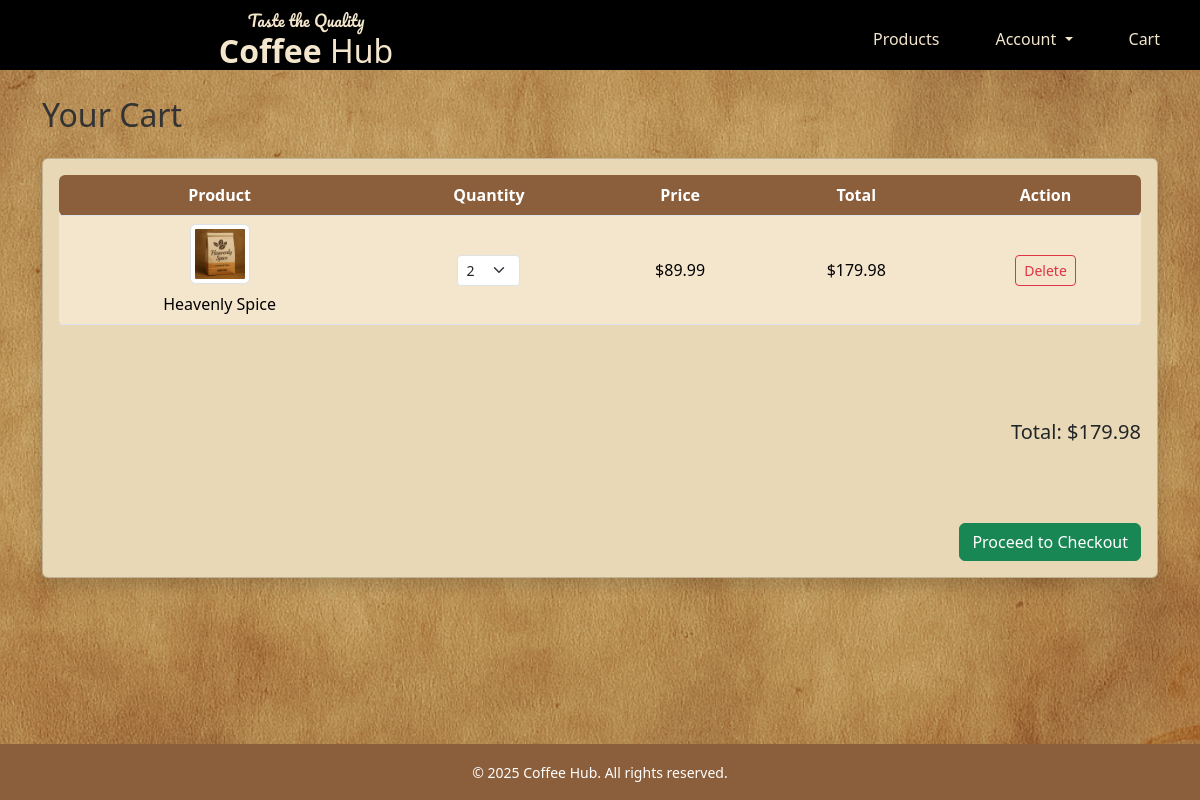
Before: /checkout/cart/ (signed in) with the older database file.
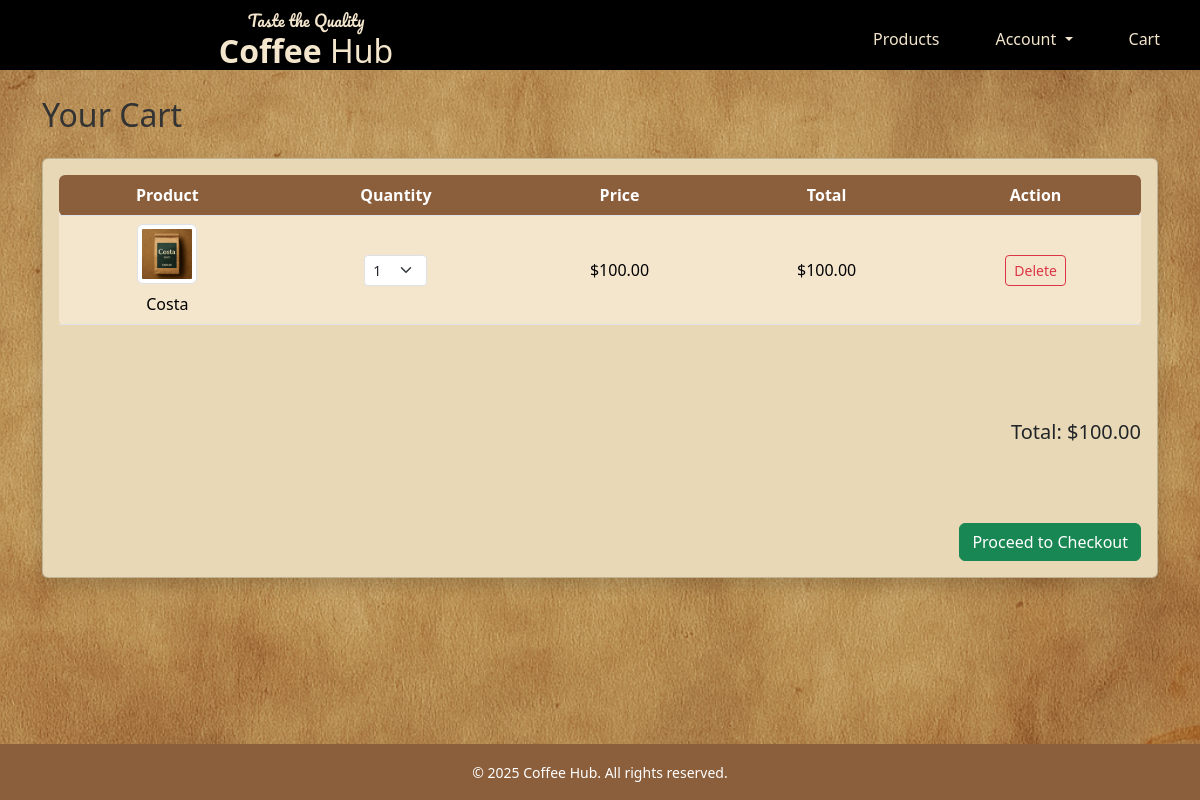
After: the same page with the newer database file.
### checkout/models.py (models this page shows, shortened)
class CartItem(models.Model):
    cart = models.ForeignKey(Cart, related_name='items', on_delete=models.CASCADE)
    product = models.ForeignKey(Product, on_delete=models.CASCADE)
    quantity = models.PositiveIntegerField(default=1)
    def total_price(self):
        return self.product.price * self.quantity

class Cart(models.Model):
    user = models.OneToOneField(settings.AUTH_USER_MODEL, on_delete=models.CASCADE)
    def total_price(self):
        return sum(item.total_price() for item in self.items.all())

### products/models.py (models this page shows, shortened)
class Product(models.Model):
    name = models.CharField(max_length=100)
    description = models.TextField(blank=True)
    price = models.DecimalField(max_digits=6, decimal_places=2)
    image_url = models.URLField(max_length=500)

### checkout/views.py (the view)
# urls.py: path('cart/', views.view_cart, name='view_cart'),
def view_cart(request):
    cart, _ = Cart.objects.get_or_create(user=request.user)
    quantity_range = range(1, 11)
    return render(request, 'checkout/cart.html', {'cart': cart, 'quantity_range': quantity_range})

### checkout/templates/checkout/cart.html (shortened to what this page needs)
{% extends 'base.html' %}
{% load static %}
{% block content %}
<div class="container mt-5 pt-5">
  <h2 class="mb-4">Your Cart</h2>
  {% if cart.items.all %}
    <div class="card shadow p-3">
      <div class="table-responsive">
        <table class="table table-hover align-middle cart-table rounded bg-beige">
          <thead>
            <tr>
              <th scope="col" class="table-beige text-white text-center rounded-start">Product</th>
              <th scope="col" class="table-beige text-white text-center">Quantity</th>
              <th scope="col" class="table-beige text-white text-center">Price</th>
              <th scope="col" class="table-beige text-white text-center">Total</th>
              <th scope="col" class="table-beige text-white text-center rounded-end">Action</th>
            </tr>
          </thead>
          <tbody class="bg-beige">
            {% for item in cart.items.all %}
            <tr>
              <td class="align-middle bg-beige text-center rounded-start">
                <div class="d-flex flex-column align-items-center justify-content-center">
                  <img src="{% static item.product.image_url %}" alt="{{ item.product.name }}" style="height: 60px; width: auto;" class="img-thumbnail mb-2">
                  <span>{{ item.product.name }}</span>
                </div>
              </td>
              <td class="align-middle bg-beige text-center">
                <form action="{% url 'update_cart' item.id %}" method="POST" class="d-inline-block">
                  <select name="quantity" onchange="this.form.submit()" class="form-select form-select-sm w-auto">
                    {% for i in quantity_range %}
                      <option value="{{ i }}" {% if item.quantity == i %}selected{% endif %}>{{ i }}</option>
                    {% endfor %}
                  </select>
                </form>
              </td>
              <td class="align-middle bg-beige text-center">${{ item.product.price }}</td>
              <td class="align-middle bg-beige text-center">${{ item.total_price }}</td>
              <td class="align-middle bg-beige text-center rounded-end">
                <form action="{% url 'remove_from_cart' item.id %}" method="POST">
                  <button type="submit" class="btn btn-sm btn-outline-danger">Delete</button>
                </form>
              </td>
            </tr>
            {% endfor %}
          </tbody>
        </table>
      </div>
      <h5 class="mt-4 text-end">Total: ${{ cart.total_price }}</h5>
      <div class="text-end mt-3">
        <a href="{% url 'checkout' %}" class="btn btn-success">Proceed to Checkout</a>
      </div>
    </div>
  {% else %}
    <p>Your cart is empty.</p>
  {% endif %}
</div>
{% endblock %}

Changed rows visible on the page:
removed CartItem: product.image_url (picture), product.name "Heavenly Spice", quantity "2", product.price "89.99", total_price "179.98"
added CartItem: product.image_url (picture), product.name "Costa", quantity "1", product.price "100.00", total_price "100.00"
computed for Cart: total_price "179.98" → "100.00"
